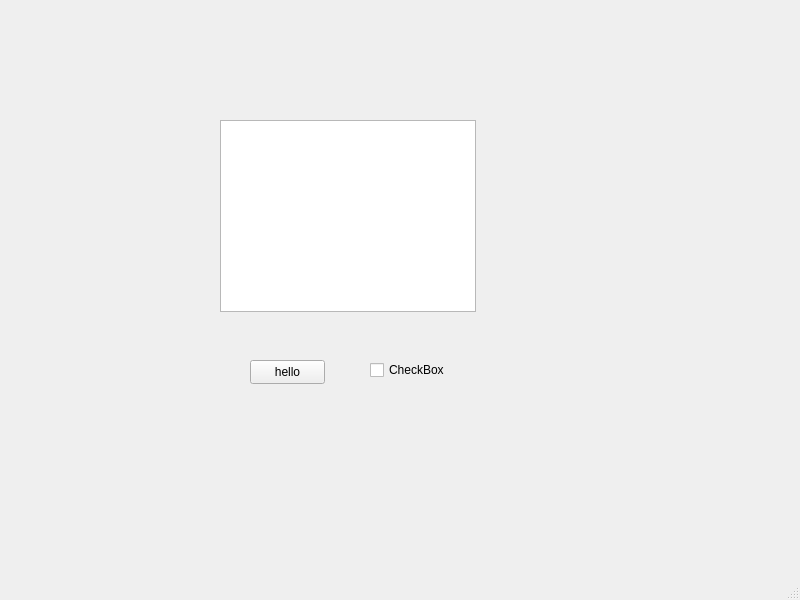
<?xml version="1.0" encoding="UTF-8"?>
<ui version="4.0">
 <class>qttest3</class>
 <widget class="QMainWindow" name="qttest3">
  <property name="geometry">
   <rect>
    <x>0</x>
    <y>0</y>
    <width>800</width>
    <height>600</height>
   </rect>
  </property>
  <property name="windowTitle">
   <string>qttest3</string>
  </property>
  <widget class="QWidget" name="centralwidget">
   <widget class="QListView" name="listView">
    <property name="geometry">
     <rect>
      <x>220</x>
      <y>120</y>
      <width>256</width>
      <height>192</height>
     </rect>
    </property>
   </widget>
   <widget class="QPushButton" name="pushButton">
    <property name="geometry">
     <rect>
      <x>250</x>
      <y>360</y>
      <width>75</width>
      <height>24</height>
     </rect>
    </property>
    <property name="text">
     <string>hello</string>
    </property>
   </widget>
   <widget class="QCheckBox" name="checkBox">
    <property name="geometry">
     <rect>
      <x>370</x>
      <y>360</y>
      <width>79</width>
      <height>20</height>
     </rect>
    </property>
    <property name="text">
     <string>CheckBox</string>
    </property>
   </widget>
  </widget>
  <widget class="QMenuBar" name="menubar">
   <property name="geometry">
    <rect>
     <x>0</x>
     <y>0</y>
     <width>800</width>
     <height>22</height>
    </rect>
   </property>
  </widget>
  <widget class="QStatusBar" name="statusbar"/>
 </widget>
 <resources/>
 <connections/>
</ui>
